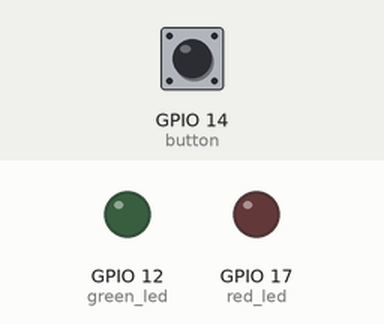
A program run on a simulated ESP32 board running MicroPython. Shown: output pins drawn as LEDs (lit = HIGH). The test bench sets the inputs (shaded band); at power-on: GPIO 14 (button) LOW.

Above: at 1.2 s.
1.3 s: GPIO 14 (button) pulled HIGH for 0.15 s
At 2.4 s:
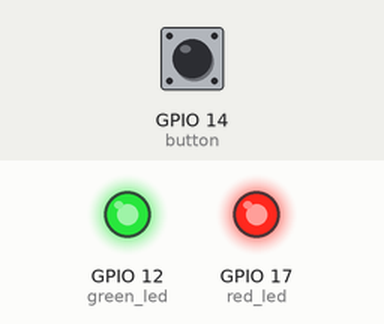
2.9 s: GPIO 14 (button) pulled HIGH for 1 s
At 3.7 s:
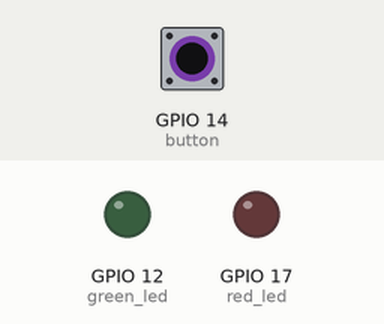
5.4 s: GPIO 14 (button) pulled HIGH for 3.2 s
At 5.8 s:
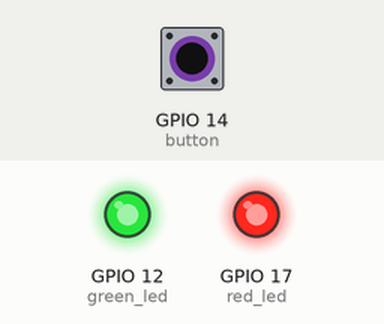
Timing chart, 0 to 8.4 s (numbered marks = the images above; inputs shaded):
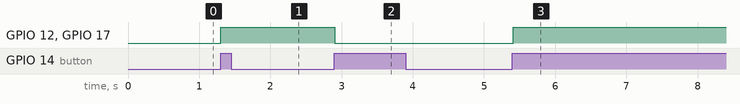

The program:

0326.py
```python
from machine import Pin
from time import sleep_ms


red_led = Pin(17, Pin.OUT)
green_led = Pin(12, Pin.OUT)
button = Pin(14, Pin.IN, Pin.PULL_DOWN)

led_state = 0
last_button_state = 0

while True:
    current_button_state = button.value()

    if current_button_state == 1 and last_button_state == 0:
        if led_state == 0:
            led_state = 1
        else:
            led_state = 0

        red_led.value(led_state)
        green_led.value(led_state)

        sleep_ms(200)

    last_button_state = current_button_state

    sleep_ms(20)
```

Measured:
- after the input at 1.3 s, GPIO 12 (green_led), GPIO 17 (red_led): LOW → HIGH at once
- after the input at 2.9 s, GPIO 12 (green_led), GPIO 17 (red_led): HIGH → LOW at once
- after the input at 5.4 s, GPIO 12 (green_led), GPIO 17 (red_led): LOW → HIGH at once
